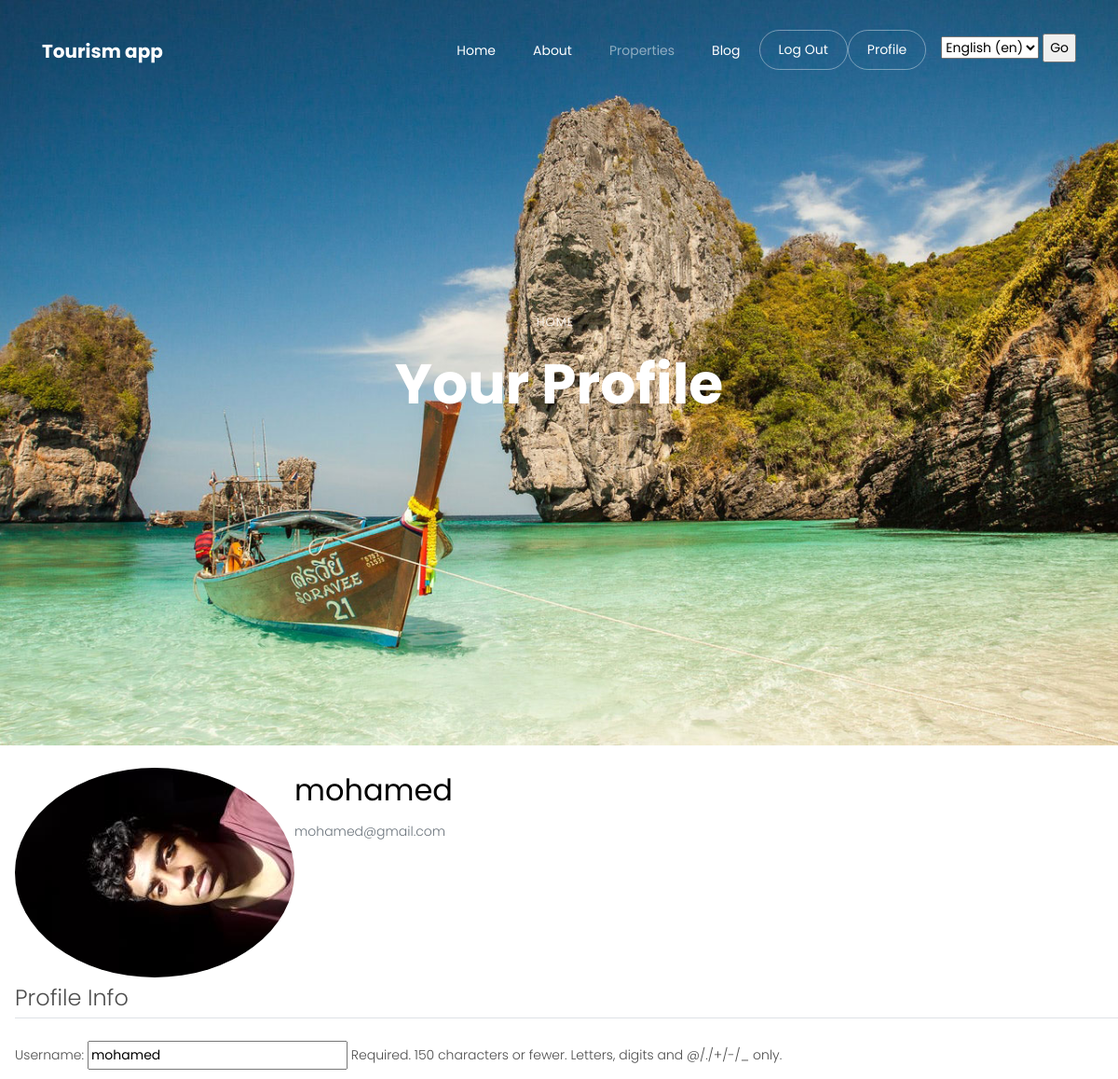
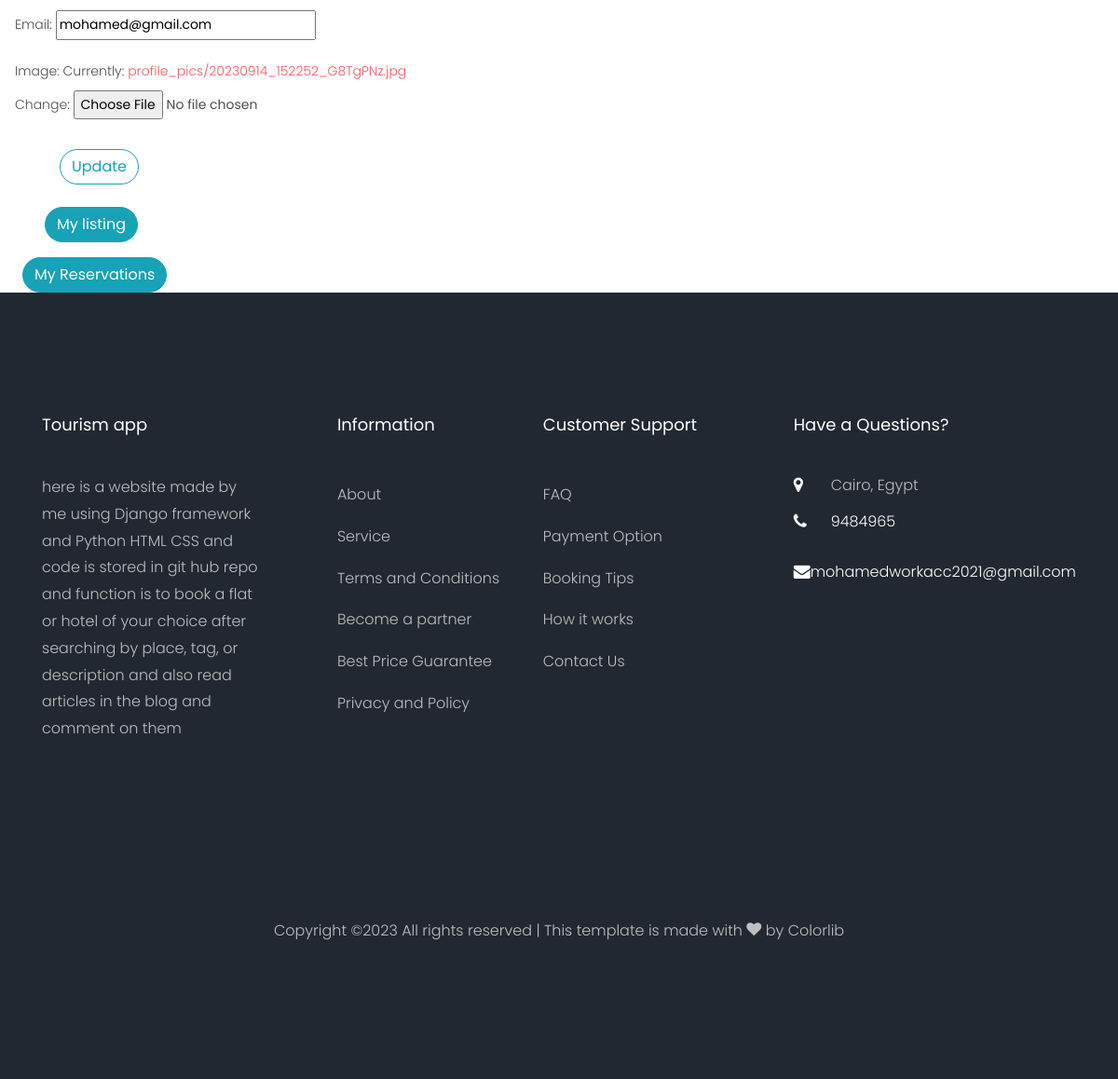
/accounts/profile/ (signed in), run on the app's committed database (2 pictures, top to bottom).
### settings/models.py (models this page shows, shortened)
class Settings(models.Model):
    site_name = models.CharField(max_length=50)
    logo = models.ImageField(upload_to='settings/')
    phone_number = models.CharField (max_length=20)
    email = models.EmailField(max_length=254)
    description = models.TextField(max_length=300)
    fb_link = models.URLField(max_length=200)
    in_link = models.URLField(max_length=200)
    tw_link = models.URLField(max_length=200)
    address = models.CharField(max_length=200,default="Cairo, Egypt")

### accounts/models.py (models this page shows, shortened)
class Profile(models.Model):
    user = models.OneToOneField(User, on_delete=models.CASCADE)
    image = models.ImageField(default='default.jpg',upload_to='profile_pics')

### accounts/views.py (the view)
# urls.py: path('profile/',profile,name="profile"),
@login_required
def profile(request):
    if request.method == 'POST':
        u_form = UserUpdateForm(request.POST, instance=request.user)
        p_form = ProfileUpdateForm(request.POST,
                                   request.FILES,
                                   instance=request.user.profile)
        if u_form.is_valid() and p_form.is_valid():
            u_form.save()
            p_form.save()
            messages.success(request, f'Your account has been updated!')
            return redirect('settings:home')
    else:
        u_form = UserUpdateForm(instance=request.user)
        p_form = ProfileUpdateForm(instance=request.user.profile)
    context = {
        'u_form': u_form,
        'p_form': p_form
    }
    return render(request, 'accounts/profile.html', context)

### accounts/forms.py
class UserUpdateForm(forms.ModelForm):
    email = forms.EmailField()
    class Meta:
        model = User
        fields = ['username', 'email']

class ProfileUpdateForm(forms.ModelForm):
    class Meta:
        model = Profile
        fields = ['image']

### accounts/templates/accounts/profile.html (shortened to what this page needs)
{% extends "base.html" %}
{% load static %}
{% block body %}
<div class="hero-wrap js-fullheight mb-8" style="background-image: url({% static 'images/bg_4.jpg' %});">
    <div class="container">
        <div class="row no-gutters slider-text js-fullheight align-items-center justify-content-center"
            data-scrollax-parent="true">
            <div class="col-md-9 ftco-animate text-center" data-scrollax=" properties: { translateY: '70%' }">
                <p class="breadcrumbs" data-scrollax="properties: { translateY: '30%', opacity: 1.6 }"><span
                        class="mr-2"><a href="/">Home</a></p>
                <h1 class="mb-3 bread" data-scrollax="properties: { translateY: '30%', opacity: 1.6 }">Your Profile</h1>
            </div>
        </div>
    </div>
  </div>
    <div class="content-section mt-4 mb-4 ml-3">
      <div class="media">
        <img class="rounded-circle account-img " src="{{ user.profile.image.url }}">
        <div class="media-body">
          <h2 class="account-heading">{{ user.username }}</h2>
          <p class="text-secondary">{{ user.email }}</p>
        </div>
      </div>
  <form method="POST" enctype="multipart/form-data">
    <fieldset class="form-group">
      <legend class="border-bottom mb-4">Profile Info</legend>
      {{ u_form.as_p }}
      {{ p_form.as_p }}
    </fieldset>
    <div class="form-group">
      <button class="btn btn-outline-info ml-5" type="submit">Update</button>
    </div>
  </form>
</div>
<div class="">
<small class="text-muted">
  <a class="btn btn-info ml-5" href="{% url 'accounts:listing' %}" role="button">My listing</a><br>
  <a class="btn btn-info mt-3 ml-4" href="{% url 'accounts:reservation' %}" role="button">My Reservations</a>
</small>
</div>
{% endblock body %}

### templates/base.html (shortened to what this page needs)
{% load static %}
{% load i18n %}
<!DOCTYPE html>
<html lang="en">
  <head>
    <link rel="stylesheet" href="{% static 'css/open-iconic-bootstrap.min.css' %}">
    <link rel="stylesheet" href="{% static 'css/animate.css' %}">
    <link rel="stylesheet" href="{% static 'css/owl.carousel.min.css' %}">
    <link rel="stylesheet" href="{% static 'css/owl.theme.default.min.css' %}">
    <link rel="stylesheet" href="{% static 'css/magnific-popup.css' %}">
    <link rel="stylesheet" href="{% static 'css/aos.css' %}">
    <link rel="stylesheet" href="{% static 'css/ionicons.min.css' %}">
    <link rel="stylesheet" href="{% static 'css/bootstrap-datepicker.css' %}">
    <link rel="stylesheet" href="{% static 'css/jquery.timepicker.css' %}">
    <link rel="stylesheet" href="{% static 'css/flaticon.css' %}">
    <link rel="stylesheet" href="{% static 'css/icomoon.css' %}">
    <link rel="stylesheet" href="{% static 'css/style.css' %}">
  </head>
  <body>
  <nav class="navbar navbar-expand-lg navbar-dark ftco_navbar bg-dark ftco-navbar-light" id="ftco-navbar">
    <div class="container">
      <a class="navbar-brand" href="/">{{myfooter.site_name}}</a>
      <div class="collapse navbar-collapse" id="ftco-nav">
        <ul class="navbar-nav ml-auto">
          <li class="nav-item"><a href="/" class="nav-link">{% translate "Home" %}</a></li>
          <li class="nav-item"><a href="{% url 'about:about'%}" class="nav-link">{% translate "About" %}</a></li>
          <li class="nav-item active"><a href="{% url 'property:property_list'%}" class="nav-link">{% translate "Properties" %}</a></li>
          <li class="nav-item"><a href="{% url 'blog:post_list'%}" class="nav-link">{% translate "Blog" %}</a></li>
          {% if request.user.is_authenticated %}
          <li class="nav-item cta"><a href="{% url 'accounts:logout' %}" class="nav-link"><span>{% translate "Log Out" %}</span></a></li>
          <li class="nav-item cta"><a href="{% url 'accounts:profile' %}" class="nav-link"><span>{% translate "Profile" %}</span></a></li>
      {% else %}
          <li class="nav-item cta"><a href="{% url 'accounts:login' %}" class="nav-link"><span>{% translate "Log In" %}</span></a></li>
          <li class="nav-item cta"><a href="{% url 'accounts:register' %}" class="nav-link"><span>{% translate "Sign Up" %}</span></a></li>
      {% endif %}
      <div class="ml-3 mt-2">
      <form action="{% url 'set_language' %}" method="post">{% csrf_token %}
        <select name="language">
            {% get_current_language as LANGUAGE_CODE %}
            {% get_available_languages as LANGUAGES %}
            {% get_language_info_list for LANGUAGES as languages %}
            {% for language in languages %}
                <option value="{{ language.code }}"{% if language.code == LANGUAGE_CODE %} selected{% endif %}>
                    {{ language.name_local }} ({{ language.code }})
                </option>
            {% endfor %}
        </select>
        <input type="submit" value="Go">
    </form>
  </div>
        </ul>
      </div>
    </div>
  </nav>
    {% block body %}
    {% endblock body %}
    <footer class="ftco-footer ftco-bg-dark ftco-section">
      <div class="container">
        <div class="row mb-5">
          <div class="col-md">
            <div class="ftco-footer-widget mb-4">
              <h2 class="ftco-heading-2">{{myfooter.site_name}}</h2>
              <p>{{myfooter.description}}</p>
              <ul class="ftco-footer-social list-unstyled float-md-left float-lft mt-5">
              </ul>
            </div>
          </div>
          <div class="col-md">
            <div class="ftco-footer-widget mb-4 ml-md-5">
              <h2 class="ftco-heading-2">Information</h2>
              <ul class="list-unstyled">
                <li><a href="#" class="py-2 d-block">About</a></li>
                <li><a href="#" class="py-2 d-block">Service</a></li>
                <li><a href="#" class="py-2 d-block">Terms and Conditions</a></li>
                <li><a href="#" class="py-2 d-block">Become a partner</a></li>
                <li><a href="#" class="py-2 d-block">Best Price Guarantee</a></li>
                <li><a href="#" class="py-2 d-block">Privacy and Policy</a></li>
              </ul>
            </div>
          </div>
          <div class="col-md">
             <div class="ftco-footer-widget mb-4">
              <h2 class="ftco-heading-2">Customer Support</h2>
              <ul class="list-unstyled">
                <li><a href="#" class="py-2 d-block">FAQ</a></li>
                <li><a href="#" class="py-2 d-block">Payment Option</a></li>
                <li><a href="#" class="py-2 d-block">Booking Tips</a></li>
                <li><a href="#" class="py-2 d-block">How it works</a></li>
                <li><a href="#" class="py-2 d-block">Contact Us</a></li>
              </ul>
            </div>
          </div>
          <div class="col-md">
            <div class="ftco-footer-widget mb-4">
            	<h2 class="ftco-heading-2">Have a Questions?</h2>
            	<div class="block-23 mb-3">
	              <ul>
	                <li><span class="icon icon-map-marker"></span><span class="text">{{ myfooter.address }}</span></li>
	                <li><a href="#"><span class="icon icon-phone"></span><span class="text">{{myfooter.phone_number}}</span></a></li>
	                <li><a href="#"><span class="icon icon-envelope"></span><span class="text">{{myfooter.email}}</span></a></li>
	              </ul>
	            </div>
            </div>
          </div>
        </div>
        <div class="row">
          <div class="col-md-12 text-center">
            <p>
  Copyright &copy;<script>document.write(new Date().getFullYear());</script> All rights reserved | This template is made with <i class="icon-heart" aria-hidden="true"></i> by <a href="https://colorlib.com" target="_blank">Colorlib</a>
  </p>
          </div>
        </div>
      </div>
    </footer>
  </body>
</html>

### static/css/icomoon.css (style rules this page uses)
[class^="icon-"], [class*=" icon-"] { font-family: 'icomoon' !important; speak: none; font-style: normal; font-weight: normal; font-variant: normal; text-transform: none; line-height: 1; -webkit-font-smoothing: antialiased; -moz-osx-font-smoothing: grayscale; }
.icon-heart:before { content: "\f004"; }
.icon-map-marker:before { content: "\f041"; }
.icon-phone:before { content: "\f095"; }
.icon-envelope:before { content: "\f0e0"; }

### data on the page
Settings: site_name "Tourism app", description "here is a website made by me using Django framework and Python HTML CSS and code is stored in git hub repo and function is to book a flat or hotel of your choice after searching by place, tag, or description and also read articles in the blog and comment on them", address "Cairo, Egypt", phone_number "9484965", email "mohamedworkacc2021@gmail.com"

### other printed values
{{ user.username }} "mohamed"
{{ user.email }} "mohamed@gmail.com"
form field language "English (en)"
